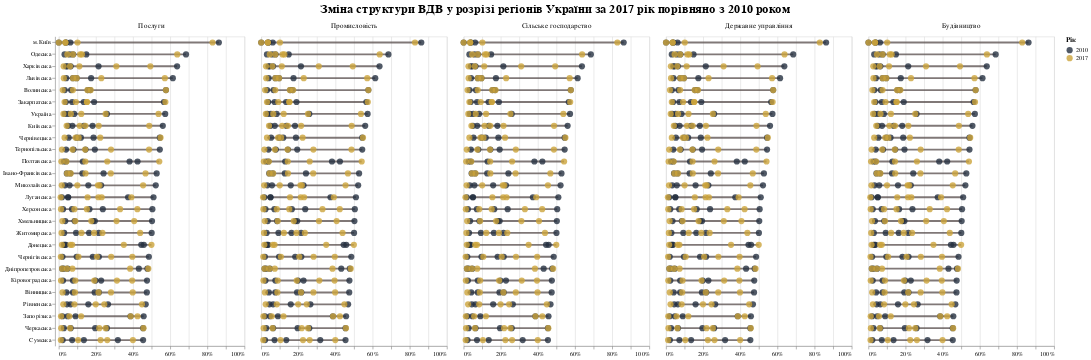

Here is the notebook cell this chart was saved with:
### Markdown cell above
Тут я просто поміняла місцями вісі - виглядає жахливо - цей варіант точно НІ.

### Code cell
lines = alt.Chart(data).transform_fold(
   list(data.columns[1:6]),
   as_ = ["column", "value"]
).mark_line().encode(
    x = alt.X('max(value):Q', scale=alt.Scale(domain=[0,1], nice=False), 
               axis=alt.Axis(grid=True, format='%', title='')),
    x2 = alt.X2('min(value):Q'),
    y = alt.Y('Region:N', sort=alt.Sort(field='value', op='max', order='descending'),
             axis=alt.Axis(title='')),
    strokeWidth = alt.value(3),
    color = alt.condition(select_region_dropdown, alt.ColorValue('#615756'), alt.ColorValue('#615756')),
    tooltip = [alt.Tooltip('Region:N'), alt.Tooltip('max(value):Q', format='.2%'), 
              alt.Tooltip('min(value):Q', format='.2%')],)

points = alt.Chart(data).transform_fold(
   list(data.columns[1:6]),
   as_ = ["column", "value"]
).mark_circle(size = 100).encode(
    x = alt.X('value:Q'),
    y = alt.Y('Region:N', sort=alt.Sort(field='value', op='max', order='descending')),
    color  = alt.Color('Year:N', scale=alt.Scale(range=['#242F40', '#CCA43B']),
                      legend=alt.Legend(title='Рік')),
)

alt.layer(lines, points, data=data).transform_fold(
   list(data.columns[1:6]),
   as_ = ["column", "value"]
).properties(
    width = 1500/5, height = 500).add_selection(select_region_dropdown).encode(opacity=alt.condition(
        select_region_dropdown,
        alt.value(0.8),
        alt.value(0.01)
    )).facet(
    facet=alt.Facet('column:N',
                        sort=alt.EncodingSortField('value', 
                                op='max', order='descending'), 
title='Зміна структури ВДВ у розрізі областей України за 2017 рік порівняно з 2010 роком',
    header=alt.Header(titleFontSize=20, labelFontSize=12))).resolve_scale(x='independent')

### Figure 1 — Vega-Lite specification as saved in the notebook (floating-point values rounded to 4 significant figures)
{"config": {"view": {"continuousWidth": 400, "continuousHeight": 300}}, "data": {"name": "data-5668b9c58a5205d3cb70eaa4ec9648b6"}, "facet": {"type": "nominal", "field": "column", "header": {"labelFontSize": 12, "titleFontSize": 20}, "sort": {"field": "value", "op": "max", "order": "descending"}, "title": "Зміна структури ВДВ у розрізі регіонів України за 2017 рік порівняно з 2010 роком"}, "spec": {"layer": [{"mark": "line", "encoding": {"color": {"condition": {"value": "#615756", "selection": "Select"}, "value": "#615756"}, "strokeWidth": {"value": 3}, "tooltip": [{"type": "nominal", "field": "Region"}, {"type": "quantitative", "aggregate": "max", "field": "value", "format": ".2%"}, {"type": "quantitative", "aggregate": "min", "field": "value", "format": ".2%"}], "x": {"type": "quantitative", "aggregate": "max", "axis": {"format": "%", "grid": true, "title": ""}, "field": "value", "scale": {"domain": [0, 1], "nice": false}}, "x2": {"aggregate": "min", "field": "value"}, "y": {"type": "nominal", "axis": {"title": ""}, "field": "Region", "sort": {"field": "value", "op": "max", "order": "descending"}}}, "selection": {"Select": {"type": "single", "fields": ["Region"], "bind": {"input": "select", "options": ["Україна", "Вінницька", "Волинська", "Дніпропетровська", "Донецька", "Житомирська", "Закарпатська", "Запорізька", "Івано-Франківська", "Київська", "Кіровоградська", "Луганська", "Львівська", "Миколаївська", "Одеська", "Полтавська", "Рівненська", "Сумська", "Тернопільська", "Харківська", "Херсонська", "Хмельницька", "Черкаська", "Чернівецька", "Чернігівська", "м.Київ"]}, "empty": "all"}}, "transform": [{"fold": ["Cільське господарство", "Промисловість", "Будівництво", "Послуги", "Державне управління"], "as": ["column", "value"]}]}, {"mark": {"type": "circle", "size": 100}, "encoding": {"color": {"type": "nominal", "field": "Year", "legend": {"title": "Рік"}, "scale": {"range": ["#242F40", "#CCA43B"]}}, "x": {"type": "quantitative", "field": "value"}, "y": {"type": "nominal", "field": "Region", "sort": {"field": "value", "op": "max", "order": "descending"}}}, "transform": [{"fold": ["Cільське господарство", "Промисловість", "Будівництво", "Послуги", "Державне управління"], "as": ["column", "value"]}]}], "encoding": {"opacity": {"condition": {"value": 0.8, "selection": "Select"}, "value": 0.01}}, "height": 500, "transform": [{"fold": ["Cільське господарство", "Промисловість", "Будівництво", "Послуги", "Державне управління"], "as": ["column", "value"]}], "width": 300.0}, "resolve": {"scale": {"x": "independent"}}, "$schema": "https://vega.github.io/schema/vega-lite/v4.8.1.json", "datasets": {"data-5668b9c58a5205d3cb70eaa4ec9648b6": [{"Region, year": "Україна, 2010", "Cільське господарство": 0.083, "Промисловість": 0.259, "Будівництво": 0.033, "Послуги": 0.573, "Державне управління": 0.052, "Region": "Україна", "Year": 2010, "color": "pink"}, {"Region, year": "Україна, 2017", "Cільське господарство": 0.121, "Промисловість": 0.252, "Будівництво": 0.025, "Послуги": 0.537, "Державне управління": 0.065, "Region": "Україна", "Year": 2017, "color": "purple"}, {"Region, year": "Вінницька, 2010", "Cільське господарство": 0.216, "Промисловість": 0.193, "Будівництво": 0.041, "Послуги": 0.474, "Державне управління": 0.076, "Region": "Вінницька", "Year": 2010, "color": "pink"}, {"Region, year": "Вінницька, 2017", "Cільське господарство": 0.281, "Промисловість": 0.214, "Будівництво": 0.02, "Послуги": 0.398, "Державне управління": 0.087, "Region": "Вінницька", "Year": 2017, "color": "purple"}, {"Region, year": "Волинська, 2010", "Cільське господарство": 0.169, "Промисловість": 0.156, "Будівництво": 0.032, "Послуги": 0.577, "Державне управління": 0.066, "Region": "Волинська", "Year": 2010, "color": "pink"}, {"Region, year": "Волинська, 2017", "Cільське господарство": 0.172, "Промисловість": 0.154, "Будівництво": 0.021, "Послуги": 0.577, "Державне управління": 0.076, "Region": "Волинська", "Year": 2017, "color": "purple"}, {"Region, year": "Дніпропетровська, 2010", "Cільське господарство": 0.047, "Промисловість": 0.477, "Будівництво": 0.018, "Послуги": 0.431, "Державне управління": 0.027, "Region": "Дніпропетровська", "Year": 2010, "color": "pink"}, {"Region, year": "Дніпропетровська, 2017", "Cільське господарство": 0.073, "Промисловість": 0.482, "Будівництво": 0.018, "Послуги": 0.384, "Державне управління": 0.043, "Region": "Дніпропетровська", "Year": 2017, "color": "purple"}, {"Region, year": "Донецька, 2010", "Cільське господарство": 0.038, "Промисловість": 0.458, "Будівництво": 0.033, "Послуги": 0.444, "Державне управління": 0.027, "Region": "Донецька", "Year": 2010, "color": "pink"}, {"Region, year": "Донецька, 2017", "Cільське господарство": 0.072, "Промисловість": 0.499, "Будівництво": 0.017, "Послуги": 0.35, "Державне управління": 0.062, "Region": "Донецька", "Year": 2017, "color": "purple"}, {"Region, year": "Житомирська, 2010", "Cільське господарство": 0.163, "Промисловість": 0.215, "Будівництво": 0.029, "Послуги": 0.5, "Державне управління": 0.093, "Region": "Житомирська", "Year": 2010, "color": "pink"}, {"Region, year": "Житомирська, 2017", "Cільське господарство": 0.235, "Промисловість": 0.19, "Будівництво": 0.015, "Послуги": 0.438, "Державне управління": 0.122, "Region": "Житомирська", "Year": 2017, "color": "purple"}, {"Region, year": "Закарпатська, 2010", "Cільське господарство": 0.134, "Промисловість": 0.19, "Будівництво": 0.038, "Послуги": 0.566, "Державне управління": 0.072, "Region": "Закарпатська", "Year": 2010, "color": "pink"}, {"Region, year": "Закарпатська, 2017", "Cільське господарство": 0.152, "Промисловість": 0.151, "Будівництво": 0.031, "Послуги": 0.574, "Державне управління": 0.092, "Region": "Закарпатська", "Year": 2017, "color": "purple"}, {"Region, year": "Запорізька,2010", "Cільське господарство": 0.09, "Промисловість": 0.386, "Будівництво": 0.02, "Послуги": 0.457, "Державне управління": 0.047, "Region": "Запорізька", "Year": 2010, "color": "pink"}, {"Region, year": "Запорізька,2017", "Cільське господарство": 0.12, "Промисловість": 0.424, "Будівництво": 0.012, "Послуги": 0.387, "Державне управління": 0.057, "Region": "Запорізька", "Year": 2017, "color": "purple"}, {"Region, year": "Івано-Франківська, 2010", "Cільське господарство": 0.127, "Промисловість": 0.241, "Будівництво": 0.043, "Послуги": 0.527, "Державне управління": 0.062, "Region": "Івано-Франківська", "Year": 2010, "color": "pink"}, {"Region, year": "Івано-Франківська, 2017", "Cільське господарство": 0.144, "Промисловість": 0.28, "Будівництво": 0.045, "Послуги": 0.467, "Державне управління": 0.064, "Region": "Івано-Франківська", "Year": 2017, "color": "purple"}, {"Region, year": "Київська, 2010", "Cільське господарство": 0.135, "Промисловість": 0.182, "Будівництво": 0.05, "Послуги": 0.56, "Державне управління": 0.073, "Region": "Київська", "Year": 2010, "color": "pink"}, {"Region, year": "Київська, 2017", "Cільське господарство": 0.143, "Промисловість": 0.215, "Будівництво": 0.042, "Послуги": 0.487, "Державне управління": 0.113, "Region": "Київська", "Year": 2017, "color": "purple"}, {"Region, year": "Кіровоградська, 2010", "Cільське господарство": 0.198, "Промисловість": 0.228, "Будівництво": 0.023, "Послуги": 0.475, "Державне управління": 0.076, "Region": "Кіровоградська", "Year": 2010, "color": "pink"}, {"Region, year": "Кіровоградська, 2017", "Cільське господарство": 0.313, "Промисловість": 0.191, "Будівництво": 0.012, "Послуги": 0.395, "Державне управління": 0.089, "Region": "Кіровоградська", "Year": 2017, "color": "purple"}, {"Region, year": "Луганська, 2010", "Cільське господарство": 0.05, "Промисловість": 0.51, "Будівництво": 0.017, "Послуги": 0.373, "Державне управління": 0.05, "Region": "Луганська", "Year": 2010, "color": "pink"}, {"Region, year": "Луганська, 2017", "Cільське господарство": 0.213, "Промисловість": 0.231, "Будівництво": 0.01, "Послуги": 0.391, "Державне управління": 0.155, "Region": "Луганська", "Year": 2017, "color": "purple"}, {"Region, year": "Львівська, 2010", "Cільське господарство": 0.096, "Промисловість": 0.174, "Будівництво": 0.04, "Послуги": 0.614, "Державне управління": 0.076, "Region": "Львівська", "Year": 2010, "color": "pink"}, {"Region, year": "Львівська, 2017", "Cільське господарство": 0.096, "Промисловість": 0.229, "Будівництво": 0.027, "Послуги": 0.571, "Державне управління": 0.077, "Region": "Львівська", "Year": 2017, "color": "purple"}, {"Region, year": "Миколаївська, 2010", "Cільське господарство": 0.159, "Промисловість": 0.228, "Будівництво": 0.033, "Послуги": 0.522, "Державне управління": 0.058, "Region": "Миколаївська", "Year": 2010, "color": "pink"}, {"Region, year": "Миколаївська, 2017", "Cільське господарство": 0.219, "Промисловість": 0.211, "Будівництво": 0.016, "Послуги": 0.454, "Державне управління": 0.1, "Region": "Миколаївська", "Year": 2017, "color": "purple"}, {"Region, year": "Одеська, 2010", "Cільське господарство": 0.077, "Промисловість": 0.148, "Будівництво": 0.031, "Послуги": 0.685, "Державне управління": 0.059, "Region": "Одеська", "Year": 2010, "color": "pink"}, {"Region, year": "Одеська, 2017", "Cільське господарство": 0.115, "Промисловість": 0.125, "Будівництво": 0.046, "Послуги": 0.638, "Державне управління": 0.076, "Region": "Одеська", "Year": 2017, "color": "purple"}, {"Region, year": "Полтавська, 2010", "Cільське господарство": 0.129, "Промисловість": 0.424, "Будівництво": 0.027, "Послуги": 0.381, "Державне управління": 0.039, "Region": "Полтавська", "Year": 2010, "color": "pink"}, {"Region, year": "Полтавська, 2017", "Cільське господарство": 0.143, "Промисловість": 0.541, "Будівництво": 0.014, "Послуги": 0.261, "Державне управління": 0.041, "Region": "Полтавська", "Year": 2017, "color": "purple"}, {"Region, year": "Рівненська, 2010", "Cільське господарство": 0.159, "Промисловість": 0.265, "Будівництво": 0.044, "Послуги": 0.468, "Державне управління": 0.064, "Region": "Рівненська", "Year": 2010, "color": "pink"}, {"Region, year": "Рівненська, 2017", "Cільське господарство": 0.199, "Промисловість": 0.245, "Будівництво": 0.024, "Послуги": 0.448, "Державне управління": 0.084, "Region": "Рівненська", "Year": 2017, "color": "purple"}, {"Region, year": "Сумська, 2010", "Cільське господарство": 0.135, "Промисловість": 0.318, "Будівництво": 0.021, "Послуги": 0.454, "Державне управління": 0.072, "Region": "Сумська", "Year": 2010, "color": "pink"}, {"Region, year": "Сумська, 2017", "Cільське господарство": 0.261, "Промисловість": 0.225, "Будівництво": 0.011, "Послуги": 0.399, "Державне управління": 0.104, "Region": "Сумська", "Year": 2017, "color": "purple"}, {"Region, year": "Тернопільська, 2010", "Cільське господарство": 0.194, "Промисловість": 0.144, "Будівництво": 0.039, "Послуги": 0.544, "Державне управління": 0.079, "Region": "Тернопільська", "Year": 2010, "color": "pink"}, {"Region, year": "Тернопільська, 2017", "Cільське господарство": 0.281, "Промисловість": 0.142, "Будівництво": 0.017, "Послуги": 0.486, "Державне управління": 0.074, "Region": "Тернопільська", "Year": 2017, "color": "purple"}, {"Region, year": "Харківська, 2010", "Cільське господарство": 0.064, "Промисловість": 0.214, "Будівництво": 0.039, "Послуги": 0.637, "Державне управління": 0.046, "Region": "Харківська", "Year": 2010, "color": "pink"}, {"Region, year": "Харківська, 2017", "Cільське господарство": 0.111, "Промисловість": 0.31, "Будівництво": 0.026, "Послуги": 0.493, "Державне управління": 0.06, "Region": "Харківська", "Year": 2017, "color": "purple"}, {"Region, year": "Херсонська, 2010", "Cільське господарство": 0.237, "Промисловість": 0.165, "Будівництво": 0.023, "Послуги": 0.504, "Державне управління": 0.071, "Region": "Херсонська", "Year": 2010, "color": "pink"}, {"Region, year": "Херсонська, 2017", "Cільське господарство": 0.33, "Промисловість": 0.151, "Будівництво": 0.012, "Послуги": 0.423, "Державне управління": 0.084, "Region": "Херсонська", "Year": 2017, "color": "purple"}, {"Region, year": "Хмельницька, 2010", "Cільське господарство": 0.184, "Промисловість": 0.194, "Будівництво": 0.035, "Послуги": 0.502, "Державне управління": 0.085, "Region": "Хмельницька", "Year": 2010, "color": "pink"}, {"Region, year": "Хмельницька, 2017", "Cільське господарство": 0.311, "Промисловість": 0.175, "Будівництво": 0.019, "Послуги": 0.406, "Державне управління": 0.089, "Region": "Хмельницька", "Year": 2017, "color": "purple"}, {"Region, year": "Черкаська, 2010", "Cільське господарство": 0.196, "Промисловість": 0.259, "Будівництво": 0.027, "Послуги": 0.454, "Державне управління": 0.064, "Region": "Черкаська", "Year": 2010, "color": "pink"}, {"Region, year": "Черкаська, 2017", "Cільське господарство": 0.218, "Промисловість": 0.252, "Будівництво": 0.013, "Послуги": 0.456, "Державне управління": 0.061, "Region": "Черкаська", "Year": 2017, "color": "purple"}, {"Region, year": "Чернівецька, 2010", "Cільське господарство": 0.187, "Промисловість": 0.119, "Будівництво": 0.053, "Послуги": 0.544, "Державне управління": 0.097, "Region": "Чернівецька", "Year": 2010, "color": "pink"}, {"Region, year": "Чернівецька, 2017", "Cільське господарство": 0.223, "Промисловість": 0.107, "Будівництво": 0.031, "Послуги": 0.548, "Державне управління": 0.091, "Region": "Чернівецька", "Year": 2017, "color": "purple"}, {"Region, year": "Чернігівська, 2010", "Cільське господарство": 0.183, "Промисловість": 0.216, "Будівництво": 0.02, "Послуги": 0.485, "Державне управління": 0.096, "Region": "Чернігівська", "Year": 2010, "color": "pink"}, {"Region, year": "Чернігівська, 2017", "Cільське господарство": 0.282, "Промисловість": 0.205, "Будівництво": 0.011, "Послуги": 0.396, "Державне управління": 0.106, "Region": "Чернігівська", "Year": 2017, "color": "purple"}, {"Region, year": "м.Київ, 2010", "Cільське господарство": 0.0, "Промисловість": 0.062, "Будівництво": 0.036, "Послуги": 0.862, "Державне управління": 0.04, "Region": "м.Київ", "Year": 2010, "color": "pink"}, {"Region, year": "м.Київ, 2017", "Cільське господарство": 0.0, "Промисловість": 0.101, "Будівництво": 0.035, "Послуги": 0.828, "Державне управління": 0.036, "Region": "м.Київ", "Year": 2017, "color": "purple"}]}}
